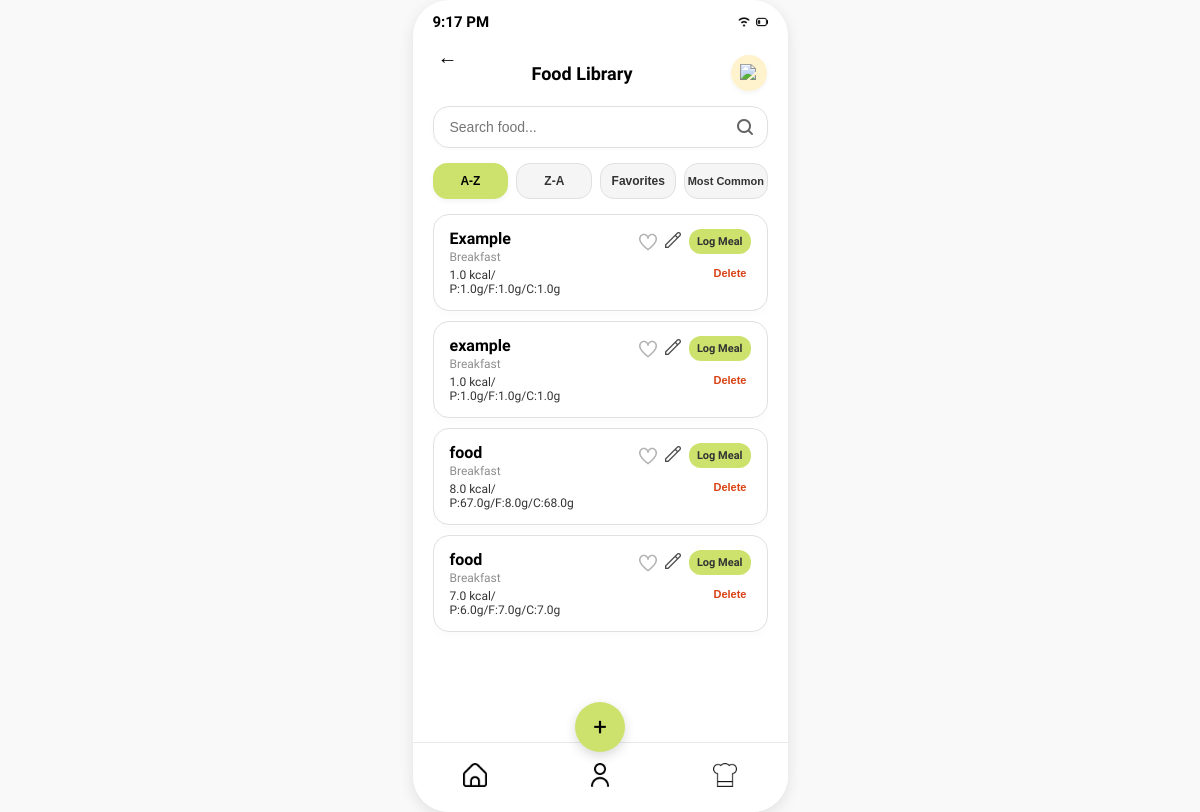
The app's page /food_library, older data.
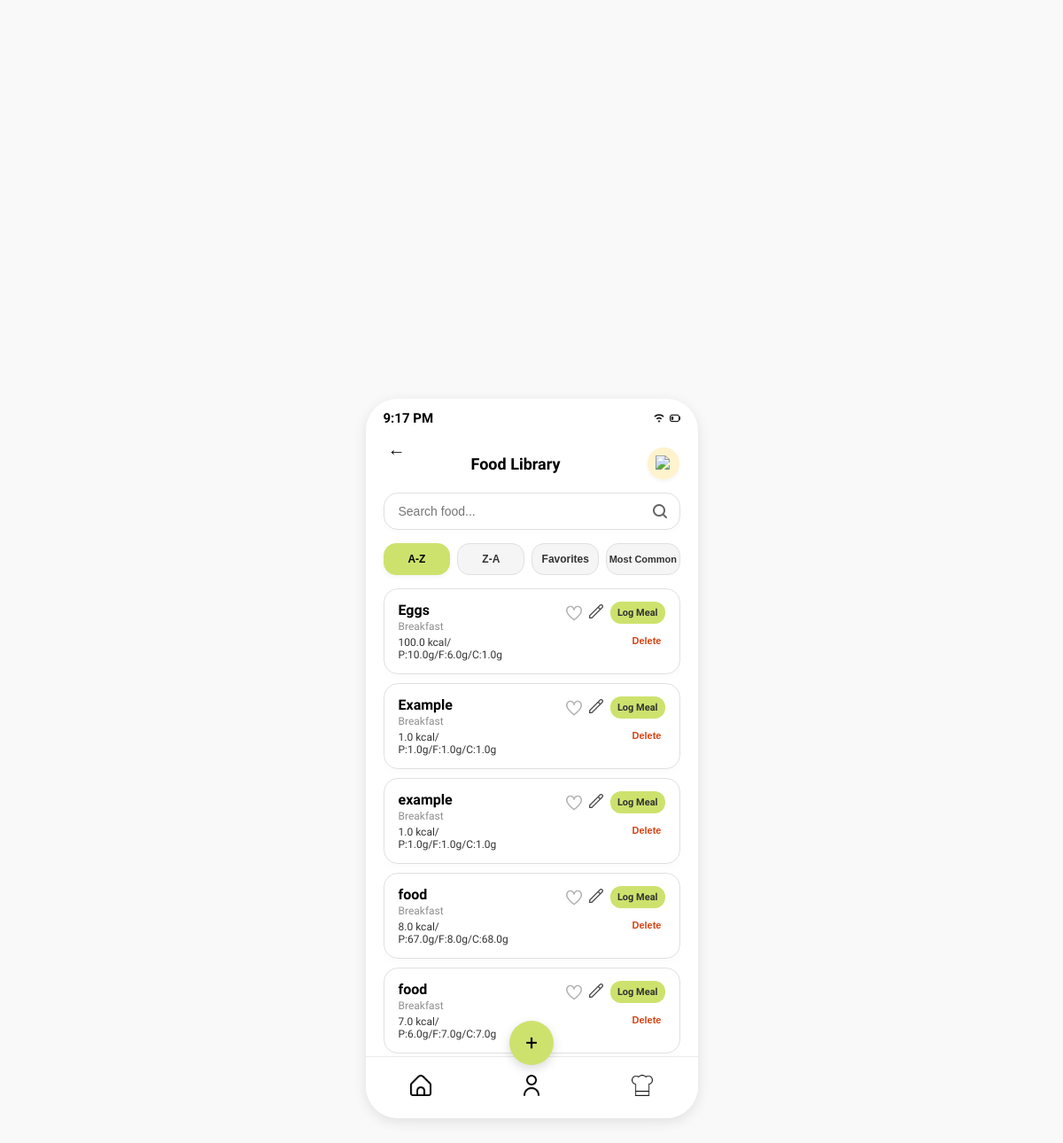
The same page, newer data.
### tables this page shows
CREATE TABLE food_items (
            id INTEGER PRIMARY KEY AUTOINCREMENT,
            user_id INTEGER NOT NULL,
            name TEXT NOT NULL,
            meal_type TEXT NOT NULL CHECK (meal_type IN ('Breakfast', 'Lunch', 'Dinner', 'Snacks')),
            calories REAL NOT NULL,
            protein_grams REAL NOT NULL,
            carbohydrate_grams REAL NOT NULL,
            fat_grams REAL NOT NULL,
            created_at TEXT NOT NULL DEFAULT CURRENT_TIMESTAMP, usage_count INTEGER NOT NULL DEFAULT 0,
            FOREIGN KEY (user_id) REFERENCES users(id) ON DELETE CASCADE
        );

### app.py (the view)
@app.route("/food_library", methods=["GET", "POST"])
def food_library():
    selected_filter = request.args.get("filter", "az")
    if selected_filter not in {"az", "za", "favorites", "common"}:
        selected_filter = "az"
    where_suffix = ""
    order_by = "food_items.name COLLATE NOCASE ASC"
    if selected_filter == "za":
        order_by = "food_items.name COLLATE NOCASE DESC"
    elif selected_filter == "favorites":
        where_suffix = " AND favorites.food_item_id IS NOT NULL"
    elif selected_filter == "common":
        where_suffix = " AND food_items.usage_count > 0"
        order_by = "food_items.usage_count DESC, food_items.name COLLATE NOCASE ASC"
    selected_day, _ = get_compact_date_options(request.args.get("date"))
    selected_date = selected_day.isoformat()
    selected_meal = request.args.get("meal", "Breakfast")
    if selected_meal not in MEAL_TYPES:
        selected_meal = "Breakfast"
    with get_database_connection() as connection:
        user_id = get_food_user_id(connection)
        food_items = []
        if user_id is not None:
            food_items = connection.execute(
                f"""
                SELECT food_items.id, food_items.name, food_items.meal_type,
                       food_items.calories, food_items.protein_grams,
                       food_items.carbohydrate_grams, food_items.fat_grams,
                       food_items.usage_count,
                       CASE WHEN favorites.food_item_id IS NULL THEN 0 ELSE 1 END
                           AS is_favorite
                FROM food_items
                LEFT JOIN favorites
                    ON favorites.user_id = food_items.user_id
                    AND favorites.food_item_id = food_items.id
                WHERE food_items.user_id = ? {where_suffix}
                ORDER BY {order_by}
                """,
                (user_id,),
            ).fetchall()
    return render_template(
        "food_library.html",
        food_items=food_items,
        selected_filter=selected_filter,
        selected_date=selected_date,
        selected_meal=selected_meal,
    )

### app.py (called while the page is built)
def get_database_connection():
    return open_database_connection(app.config["DATABASE"])

def active_demo_user_id():
    user_id = session.get("user_id")
    if user_id is None:
        return None
    with get_database_connection() as connection:
        user = connection.execute(
            "SELECT id FROM users WHERE id = ?", (user_id,)
        ).fetchone()
    return user["id"] if user is not None else None

def get_food_user_id(connection):
    session_user_id = active_demo_user_id()
    if session_user_id is not None:
        return session_user_id
    users = connection.execute("SELECT id FROM users ORDER BY id LIMIT 2").fetchall()
    return users[0]["id"] if len(users) == 1 else None

def get_compact_date_options(requested_date):
    try:
        selected_date = (
            date.fromisoformat(requested_date) if requested_date else date.today()
        )
    except (TypeError, ValueError):
        selected_date = date.today()
    date_options = []
    for offset in (-1, 0, 1, 2):
        option_date = selected_date + timedelta(days=offset)
        date_options.append(
            {
                "value": option_date.isoformat(),
                "month": option_date.strftime("%b"),
                "day": option_date.day,
                "is_selected": option_date == selected_date,
            }
        )
    return selected_date, date_options

### database.py (called while the page is built)
def get_database_connection(database_path):
    connection = sqlite3.connect(database_path)
    connection.row_factory = sqlite3.Row
    connection.execute("PRAGMA foreign_keys = ON")
    return connection

### templates/food_library.html (shortened to what this page needs)
<!DOCTYPE html>
<html lang="en">
<head>
    <link rel="stylesheet" href="{{ url_for('static', filename='style.css') }}">
</head>
<body>
    <div class="phone-screen" style="justify-content: flex-start; padding: 25px 20px;">
        <div class="status-bar">
            <span id="live-est-clock">9:41</span>
            <div class="icons">
                <img src="{{ url_for('static', filename='wifi.png') }}" alt="Wi-Fi">
                <img src="{{ url_for('static', filename='battery.png') }}" alt="Battery">
            </div>
        </div>
        <a href="{{ url_for('log_meal') }}" class="back-arrow" style="top: 45px;">←</a>
        <div
            style="display: flex; justify-content: space-between; align-items: center; width: 100%; margin-top: 30px; margin-bottom: 15px; position: relative;">
            <h2 style="font-size: 18px; font-weight: 700; margin: 0 auto; color: #000000;">Food Library</h2>
             <a href="{{ url_for('notifications') }}" style="text-decoration: none; display: flex;">
                <div
                    style="background: #FFF3CD; border-radius: 50%; width: 36px; height: 36px; display: flex; align-items: center; justify-content: center; box-shadow: 0 2px 5px rgba(0,0,0,0.05);">
                    <img src="{{ url_for('static', filename='bell.png') }}" alt="Notification Bell"
                        style="width: 18px; height: 18px; object-fit: contain;">
                </div>
            </a>
        </div>
        <div style="width: 100%; margin-bottom: 15px; position: relative;">
            <input type="text" id="searchInput" placeholder="Search food..." oninput="filterAndSortFoods()"
                style="width: 100%; padding: 12px 40px 12px 16px; border: 1.5px solid #E0E0E0; border-radius: 16px; outline: none; font-size: 14px; background: #ffffff; box-shadow: 0 2px 6px rgba(0,0,0,0.02); box-sizing: border-box;">
            <img src="{{ url_for('static', filename='search.png') }}" alt="Search"
                style="position: absolute; right: 15px; top: 50%; transform: translateY(-50%); width: 16px; height: 16px; object-fit: contain; opacity: 0.6;">
        </div>
        <div style="display: flex; justify-content: space-between; width: 100%; margin-bottom: 15px; gap: 8px;">
            <button type="button" class="filter-btn" data-filter="az" onclick="setFilterMode('az', this)"
                style="flex: 1; padding: 10px 0; background: #F5F5F5; border: 1.5px solid #E0E0E0; border-radius: 14px; font-size: 12px; font-weight: 600; color: #333; cursor: pointer; transition: all 0.2s;">A-Z</button>
            <button type="button" class="filter-btn" data-filter="za" onclick="setFilterMode('za', this)"
                style="flex: 1; padding: 10px 0; background: #F5F5F5; border: 1.5px solid #E0E0E0; border-radius: 14px; font-size: 12px; font-weight: 600; color: #333; cursor: pointer; transition: all 0.2s;">Z-A</button>
            <button type="button" class="filter-btn active" data-filter="favorites"
                onclick="setFilterMode('favorites', this)"
                style="flex: 1; padding: 10px 0; background: #CDE26D; border: 1.5px solid #CDE26D; border-radius: 14px; font-size: 12px; font-weight: 600; color: #000; cursor: pointer; box-shadow: 0 2px 5px rgba(0,0,0,0.05); transition: all 0.2s;">Favorites</button>
            <button type="button" class="filter-btn" data-filter="common" onclick="setFilterMode('common', this)"
                style="flex: 1.1; padding: 10px 0; background: #F5F5F5; border: 1.5px solid #E0E0E0; border-radius: 14px; font-size: 11px; font-weight: 600; color: #333; cursor: pointer; transition: all 0.2s;">Most
                Common</button>
        </div>
        <div id="foodListContainer" data-initial-filter="{{ selected_filter }}"
            style="width: 100%; display: flex; flex-direction: column; gap: 10px; overflow-y: auto; flex: 1; padding-bottom: 70px; scrollbar-width: none;">
            {% for food in food_items %}
            <div class="food-card" data-food-id="{{ food['id'] }}" data-name="{{ food['name'] }}"
                data-favorite="{{ 'true' if food['is_favorite'] else 'false' }}" data-common="{{ food['usage_count'] }}"
                style="background: #ffffff; border: 1.5px solid #E0E0E0; border-radius: 16px; padding: 14px 16px; display: flex; justify-content: space-between; align-items: flex-start; box-shadow: 0 4px 10px rgba(0,0,0,0.02);">
                <div>
                    <div style="font-size: 16px; font-weight: 700; color: #000; margin-bottom: 2px;">{{ food['name'] }}
                    </div>
                    <div style="font-size: 12px; color: #8F8E8E; margin-bottom: 4px;">{{ food['meal_type'] }}</div>
                    <div style="font-size: 12px; color: #333; font-weight: 500;">{{ food['calories']|round(1) }} kcal/
                        P:{{ food['protein_grams']|round(1) }}g/F:{{ food['fat_grams']|round(1) }}g/C:{{
                        food['carbohydrate_grams']|round(1) }}g</div>
                </div>
                <div style="display: flex; align-items: center; gap: 8px; flex-wrap: wrap; justify-content: flex-end;">
                    <img src="{{ url_for('static', filename='heart.png') }}" alt="Favorite" class="heart-icon"
                        onclick="toggleFavorite(this)"
                        style="width: 18px; height: 18px; cursor: pointer; object-fit: contain; filter: {% if food['is_favorite'] %}invert(20%) sepia(96%) saturate(4734%) hue-rotate(350deg) brightness(100%) contrast(101%){% else %}none{% endif %}; opacity: {% if food['is_favorite'] %}1{% else %}0.3{% endif %};">
                    <a href="{{ url_for('edit_food', food_id=food['id']) }}" aria-label="Edit {{ food['name'] }}"><img
                            src="{{ url_for('static', filename='pencil.png') }}" alt="Edit"
                            style="width: 16px; height: 16px; cursor: pointer; object-fit: contain; opacity: 0.7;"></a>
                    <a href="{{ url_for('log_food', food_id=food['id'], date=selected_date, meal=selected_meal) }}" style="font-size: 11px; font-weight: 700; color: #333; text-decoration: none; background: #CDE26D; border-radius: 12px; padding: 6px 8px;">Log Meal</a>
                    <form action="{{ url_for('delete_food', food_id=food['id']) }}" method="POST" onsubmit="return confirm('Delete this Food Library item?');" style="margin: 0;">
                        <button type="submit" style="border: none; background: transparent; color: #D84315; font-size: 11px; font-weight: 700; cursor: pointer; padding: 4px;">Delete</button>
                    </form>
                </div>
            </div>
            {% endfor %}
        </div>
        <a href="{{ url_for('add_food') }}" class="floating-add-btn">+</a>
        <div class="bottom-nav">
            <a href="{{ url_for('dashboard') }}"><img src="{{ url_for('static', filename='home.png') }}" alt="Home"
                    class="nav-icon"></a>
            <a href="{{ url_for('profile') }}"><img src="{{ url_for('static', filename='user-3.png') }}" alt="Profile"
                    class="nav-icon"></a>
            <a href="{{ url_for('food_library') }}"><img src="{{ url_for('static', filename='hat-chef.png') }}"
                    alt="Chef" class="nav-icon"></a>
        </div>
    </div>
</body>
</html>

### static/style.css (style rules this page uses)
* { margin: 0; padding: 0; box-sizing: border-box; }
body { font-family: "Quicksand", sans-serif; background-color: #f9f9f9; display: flex; justify-content: center; align-items: center; min-height: 100vh; }
.phone-screen { background-color: #ffffff; width: 375px; height: 812px; border-radius: 36px; box-shadow: 0 4px 15px rgba(0,0,0,0.1); display: flex; flex-direction: column; align-items: center; justify-content: flex-start; position: relative; padding: 25px 20px; overflow: hidden; }
.status-bar { width: 100%; height: 44px; position: absolute; top: 0; left: 0; display: flex; justify-content: space-between; align-items: center; padding: 0 20px; font-size: 15px; font-weight: 600; color: #000000; }
.status-bar .icons { display: flex; align-items: center; gap: 6px; }
.status-bar .icons img { height: 12px; width: auto; object-fit: contain; }
.back-arrow { position: absolute; top: 50px; left: 25px; font-size: 20px; color: #000000; text-decoration: none; }
.bottom-nav { position: absolute; bottom: 0; left: 0; width: 100%; height: 70px; background-color: #ffffff; border-top: 1px solid #eaeaea; display: flex; justify-content: space-around; align-items: center; z-index: 100; box-sizing: border-box; }
.bottom-nav a { font-size: 22px; color: #1A3427; text-decoration: none; }
.nav-icon { width: 24px; height: 24px; object-fit: contain; }
.floating-add-btn { position: absolute; bottom: 60px; left: 50%; transform: translateX(-50%); width: 50px; height: 50px; background: #CDE26D; border-radius: 50%; display: flex; justify-content: center; align-items: center; font-size: 24px; color: #000000; text-decoration: none; box-shadow: 0 4px 12px rgba(0,0,0,0.15); z-index: 200; }

Row changes from the older to the newer data that the page shows:
added food_items: name "Eggs", meal_type "Breakfast", calories "100.0", protein_grams "10.0", fat_grams "6.0", carbohydrate_grams "1.0"
